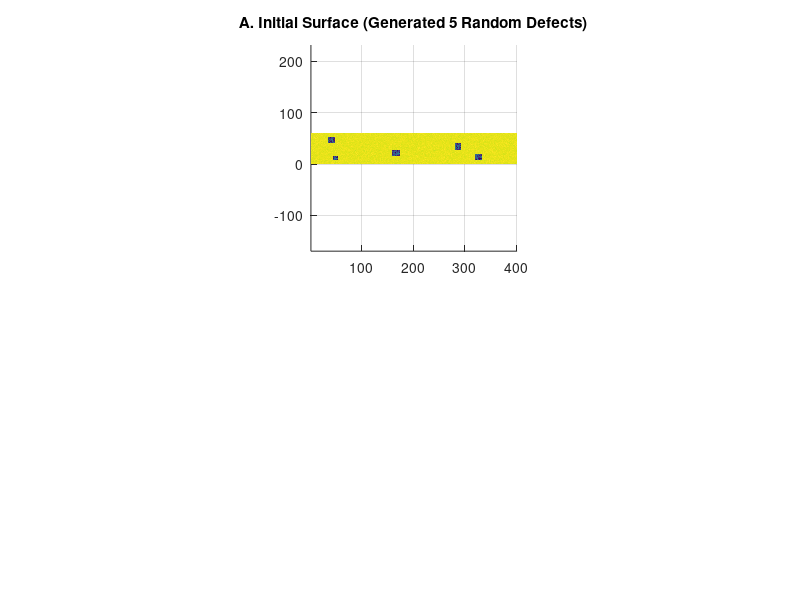

Write the MATLAB code that produced this figure. (Note: this script raises an error after producing the figure.)
%% AUTONOMOUS PITCH CURATOR (FINAL ROBUST)
% -------------------------------------------------------------------------
% Objective: Randomized Defect Detection & Repair on Standard Cricket Pitch.
% Optimization: Path spacing reduced to 6 units (25% overlap) to prevent 
%               missed detections of small random defects.
% -------------------------------------------------------------------------

clear; clc; close all;

%% 1. SETUP ENVIRONMENT & RANDOM DEFECTS
fprintf('Initializing Randomized Simulation...\n');

% A. Standard Dimensions (20.12m x 3.05m)
real_L_cm = 2012; 
real_W_cm = 305;  
scale = 5; % 1 unit = 5 cm
pitch_L = round(real_L_cm / scale); 
pitch_W = round(real_W_cm / scale);

% B. Energy Constants (The "Cost" Model)
energy_move = 1.5;    % Joules per step
energy_repair = 15.0; % Joules per tamper actuation

% C. Generate Base Ground (Soil Noise)
ground_truth_initial = 0.05 * randn(pitch_W, pitch_L); 

% D. Generate RANDOM Defect Clusters
num_defects = randi([5, 8]); % Generate 5 to 8 random spots
fprintf('Generating %d random defect patches...\n', num_defects);

defect_mask = zeros(pitch_W, pitch_L);

for k = 1:num_defects
    % Random Size (approx 30cm to 75cm)
    w_defect = randi([6, 15]); 
    h_defect = randi([6, 15]);
    
    % Random Position (Safe bounds)
    x_pos = randi([5, pitch_L - w_defect - 5]); 
    y_pos = randi([5, pitch_W - h_defect - 5]);
    
    % Apply to mask
    defect_mask(y_pos:y_pos+h_defect, x_pos:x_pos+w_defect) = 1;
end

% Apply Defects (Depth: -2.0mm to -4.0mm)
defect_depths = defect_mask .* (2.0 + (2.0 * rand(pitch_W, pitch_L)));
ground_truth_initial = ground_truth_initial - defect_depths; 
ground_map = ground_truth_initial; % Working copy

%% 2. PATH PLANNING (OPTIMIZED FOR OVERLAP)
waypoints = [];
robot_width = 6; % REDUCED from 8 to 6 to guarantee overlap (Safety Factor)
margin = 5;

% Generate Zig-Zag Path
for y = margin:robot_width:pitch_W-margin
    if mod((y-margin)/robot_width, 2) == 0
        waypoints = [waypoints; margin, y; pitch_L-margin, y]; % Left -> Right
    else
        waypoints = [waypoints; pitch_L-margin, y; margin, y]; % Right -> Left
    end
end

% Interpolate Path (High Resolution)
path = [];
for i=1:size(waypoints,1)-1
    p1 = waypoints(i,:); p2 = waypoints(i+1,:);
    dist = norm(p2-p1);
    num_steps = ceil(dist); 
    path = [path; linspace(p1(1), p2(1), num_steps)', linspace(p1(2), p2(2), num_steps)'];
end

%% 3. EXECUTE MISSION
fprintf('Simulating %d Steps... ', length(path));

log_time = 1:length(path);
log_Ra = zeros(1, length(path));   
log_Rrms = zeros(1, length(path)); 
log_energy = zeros(1, length(path));
log_coverage = zeros(1, length(path));

covered_mask = zeros(pitch_W, pitch_L);
current_energy = 0;
repair_count = 0;

for t = 1:length(path)
    rx = round(path(t,1)); 
    ry = round(path(t,2));
    
    % Safety Bounds
    rx = max(6, min(pitch_L-6, rx));
    ry = max(6, min(pitch_W-6, ry));
    
    % A. Update Coverage Map
    r_idx = max(1, ry-5):min(pitch_W, ry+5);
    c_idx = max(1, rx-5):min(pitch_L, rx+5);
    covered_mask(r_idx, c_idx) = 1;
    log_coverage(t) = (sum(covered_mask(:)) / numel(covered_mask)) * 100;
    
    % B. Smart Repair Logic
    patch = ground_map(r_idx, c_idx);
    step_cost = energy_move; % Base movement cost
    
    % Threshold: If any point is deeper than -1.0mm
    if min(patch(:)) < -1.0 
        % ACTUATE TAMPER: Flatten area with noise
        ground_map(r_idx, c_idx) = 0.05 * randn(length(r_idx), length(c_idx)); 
        
        step_cost = step_cost + energy_repair; % Add high power cost
        repair_count = repair_count + 1;
    end
    
    % Update Logs
    current_energy = current_energy + step_cost;
    log_energy(t) = current_energy;
    
    % C. Metrics (Ra and RMS)
    vals = abs(ground_map(:));
    log_Ra(t) = mean(vals);
    log_Rrms(t) = rms(vals);
end
fprintf('Done.\n');

% Calculate Final Statistics
duty_cycle = (repair_count / length(path)) * 100;

fprintf('--- MISSION SUMMARY ---\n');
fprintf('Total Energy: %.2f Joules\n', current_energy);
fprintf('Actuator Duty Cycle: %.2f%%\n', duty_cycle);
fprintf('Final RMS Roughness: %.4f mm\n', log_Rrms(end));

%% 4. THESIS PLOTTING
% FIGURE 1: Dynamic Topography
figure('Name', 'Randomized Field Results', 'Color', 'w', 'Position', [50, 50, 1000, 600]);

subplot(2,1,1);
surf(ground_truth_initial, 'EdgeColor', 'none'); 
title(['A. Initial Surface (Generated ' num2str(num_defects) ' Random Defects)']); 
zlabel('Height (mm)'); axis tight; axis equal; view(0, 90); colormap parula;

subplot(2,1,2);
surf(ground_map, 'EdgeColor', 'none'); 
title('B. Post-Curation (Restored)'); 
zlabel('Height (mm)'); axis tight; axis equal; view(0, 90); colormap parula;

% FIGURE 2: Technical Metrics
figure('Name', 'System Performance', 'Color', 'w', 'Position', [150, 150, 900, 600]);

% RMS Roughness
subplot(2,2,1);
plot(log_time, log_Rrms, 'r', 'LineWidth', 1.5); grid on;
title('Surface Roughness (RMS) Improvement'); 
ylabel('RMS (mm)'); xlabel('Time Steps');

% Energy Profile
subplot(2,2,2);
plot(log_time, log_energy, 'k', 'LineWidth', 1.5); grid on;
title('Cumulative Energy Consumption'); 
ylabel('Joules'); xlabel('Time Steps');
text(100, log_energy(end)*0.8, sprintf('Total: %.0f J', current_energy), ...
    'BackgroundColor', 'y', 'EdgeColor', 'k');

% Coverage Efficiency
subplot(2,2,[3 4]);
area(log_time, log_coverage, 'FaceColor', [0.2 0.7 0.3], 'FaceAlpha', 0.6); grid on;
title(sprintf('Coverage Efficiency (Duty Cycle: %.1f%%)', duty_cycle));
ylabel('Coverage %'); xlabel('Time Steps');
ylim([0 105]);